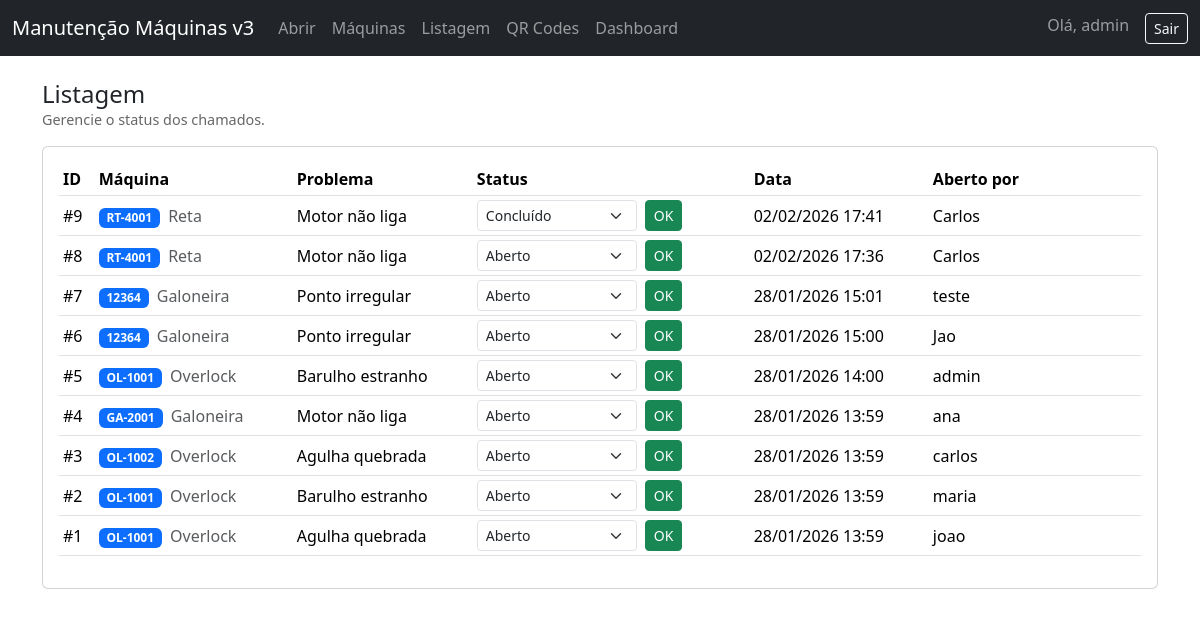
Page /list (signed in) on the committed database.
### app.py (models this page shows)
class Manutencao(db.Model):
    id = db.Column(db.Integer, primary_key=True)
    machine_id = db.Column(db.Integer, db.ForeignKey("machine.id"), nullable=False)
    problema = db.Column(db.String(120), nullable=False)
    observacoes = db.Column(db.Text, nullable=True)
    status = db.Column(db.String(20), default="Aberto")  # Aberto, Em andamento, Concluído
    data_abertura = db.Column(db.DateTime, default=datetime.utcnow)
    aberto_por = db.Column(db.String(80), nullable=True)
    machine = db.relationship("Machine", backref="manutencoes")

class Machine(db.Model):
    id = db.Column(db.Integer, primary_key=True)
    patrimonio = db.Column(db.String(80), unique=True, nullable=False)
    tipo = db.Column(db.String(80), nullable=False)
    setor = db.Column(db.String(80), nullable=True)
    status = db.Column(db.String(30), default="Ativa")  # Ativa, Em manutenção, Desativada

### app.py (the view)
@app.route("/list")
def listagem():
    if not is_logged_in() or current_user_role() != "admin":
        return redirect(url_for("login"))
    manut = Manutencao.query.order_by(Manutencao.data_abertura.desc()).all()
    return render_template("listagem.html", manutencoes=manut, user=session.get("user"))

### app.py (called while the page is built, shortened)
def is_logged_in():
    return "user" in session

def current_user_role():
    return session.get("role")

@app.before_request
def create_tables_once():
    global _db_initialized
    if _db_initialized:
        return

### templates/listagem.html (shortened to what this page needs)
{% extends "base.html" %}
{% block content %}
<div class="d-flex justify-content-between align-items-center mb-3">
  <div>
    <h4 class="mb-0">Listagem</h4>
    <div class="small-muted">Gerencie o status dos chamados.</div>
  </div>
</div>
<div class="card">
  <div class="card-body">
    <div class="table-responsive">
      <table class="table table-sm table-hover align-middle">
        <thead>
          <tr>
            <th>ID</th>
            <th>Máquina</th>
            <th>Problema</th>
            <th>Status</th>
            <th>Data</th>
            <th>Aberto por</th>
            <th style="width:90px"></th>
          </tr>
        </thead>
        <tbody>
          {% for c in manutencoes %}
          <tr>
            <td>#{{ c.id }}</td>
            <td><span class="badge text-bg-primary">{{ c.machine.patrimonio }}</span> <span class="text-muted ms-1">{{ c.machine.tipo }}</span></td>
            <td>{{ c.problema }}</td>
            <td>
              <form class="d-flex gap-2" method="post" action="{{ url_for('update_status', id=c.id) }}">
                <select class="form-select form-select-sm" name="status" style="width:160px">
                  {% for s in ['Aberto','Em andamento','Concluído'] %}
                    <option value="{{ s }}" {% if c.status==s %}selected{% endif %}>{{ s }}</option>
                  {% endfor %}
                </select>
                <button class="btn btn-success btn-sm">OK</button>
              </form>
            </td>
            <td>{{ c.data_abertura.strftime('%d/%m/%Y %H:%M') }}</td>
            <td>{{ c.aberto_por or '-' }}</td>
            <td></td>
          </tr>
          {% endfor %}
        </tbody>
      </table>
    </div>
  </div>
</div>
{% endblock %}

### templates/base.html (shortened to what this page needs)
<!doctype html>
<html lang="pt-br">
<head>
  <link href="https://cdn.jsdelivr.net/npm/bootstrap@5.3.3/dist/css/bootstrap.min.css" rel="stylesheet">
</head>
<body>
<nav class="navbar navbar-expand-lg navbar-dark bg-dark mb-4">
  <div class="container-fluid">
    <a class="navbar-brand" href="{{ url_for('index') }}">Manutenção Máquinas v3</a>
    <div class="collapse navbar-collapse" id="navbarNav">
      <ul class="navbar-nav me-auto">
        <li class="nav-item"><a class="nav-link" href="{{ url_for('index') }}">Abrir</a></li>
        <li class="nav-item"><a class="nav-link" href="{{ url_for('machines') }}">Máquinas</a></li>
        <li class="nav-item"><a class="nav-link" href="{{ url_for('listagem') }}">Listagem</a></li>
        <li class="nav-item"><a class="nav-link" href="{{ url_for('qrcodes') }}">QR Codes</a></li>
          <li class="nav-item"><a class="nav-link" href="{{ url_for('dashboard') }}">Dashboard</a></li>
      </ul>
      <ul class="navbar-nav">
        {% if user %}
          <li class="nav-item"><span class="navbar-text me-3">Olá, {{ user }}</span></li>
          <li class="nav-item"><a class="btn btn-outline-light btn-sm" href="{{ url_for('logout') }}">Sair</a></li>
        {% else %}
          <li class="nav-item"><a class="btn btn-outline-light btn-sm" href="{{ url_for('login') }}">Login</a></li>
        {% endif %}
      </ul>
    </div>
  </div>
</nav>
<div class="container">
  {% block content %}{% endblock %}
</div>
</body>
</html>

### templates/base.html (style rules this page uses)
.small-muted { font-size:0.9em;color:#666 }

### rows in the picture
Manutencao: aberto_por "admin", id "5", machine.patrimonio "OL-1001", machine.tipo "Overlock", problema "Barulho estranho", status "Aberto", data_abertura "28/01/2026 14:00"
Manutencao: id "9", machine.patrimonio "RT-4001", machine.tipo "Reta", problema "Motor não liga", status "Concluído", data_abertura "02/02/2026 17:41", aberto_por "Carlos"
Manutencao: id "8", machine.patrimonio "RT-4001", machine.tipo "Reta", problema "Motor não liga", status "Aberto", data_abertura "02/02/2026 17:36", aberto_por "Carlos"
Manutencao: id "7", machine.patrimonio "12364", machine.tipo "Galoneira", problema "Ponto irregular", status "Aberto", data_abertura "28/01/2026 15:01", aberto_por "teste"
Manutencao: id "6", machine.patrimonio "12364", machine.tipo "Galoneira", problema "Ponto irregular", status "Aberto", data_abertura "28/01/2026 15:00", aberto_por "Jao"
Manutencao: id "4", machine.patrimonio "GA-2001", machine.tipo "Galoneira", problema "Motor não liga", status "Aberto", data_abertura "28/01/2026 13:59", aberto_por "ana"
Manutencao: id "3", machine.patrimonio "OL-1002", machine.tipo "Overlock", problema "Agulha quebrada", status "Aberto", data_abertura "28/01/2026 13:59", aberto_por "carlos"
Manutencao: id "2", machine.patrimonio "OL-1001", machine.tipo "Overlock", problema "Barulho estranho", status "Aberto", data_abertura "28/01/2026 13:59", aberto_por "maria"
Manutencao: id "1", machine.patrimonio "OL-1001", machine.tipo "Overlock", problema "Agulha quebrada", status "Aberto", data_abertura "28/01/2026 13:59", aberto_por "joao"
